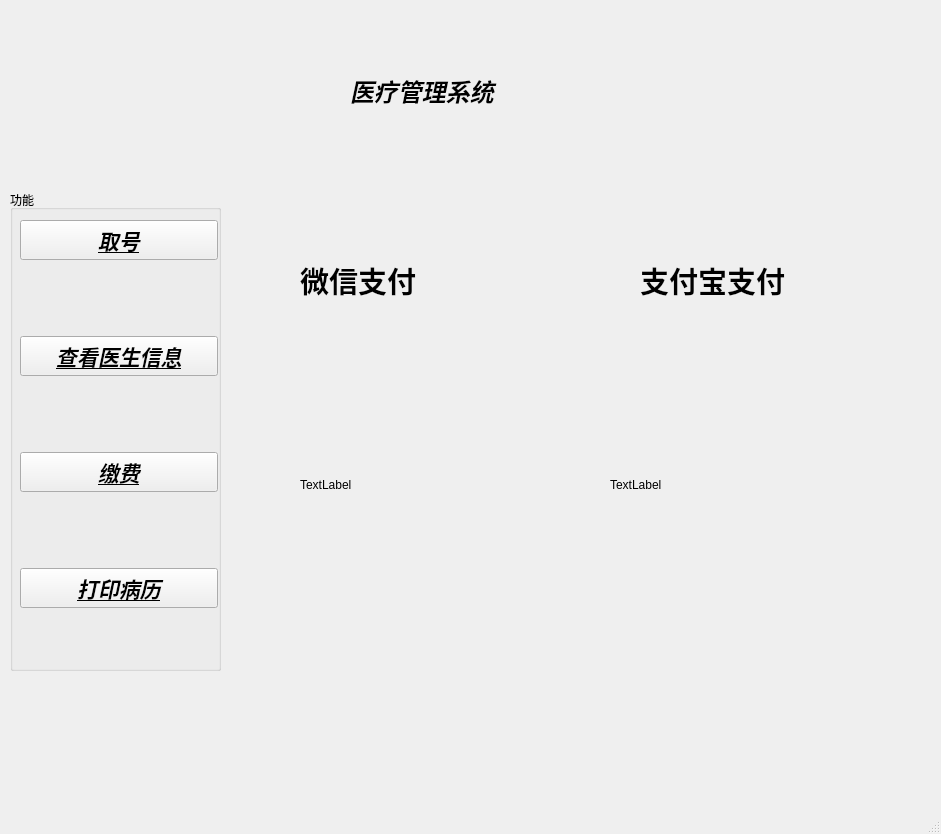
<?xml version="1.0" encoding="UTF-8"?>
<ui version="4.0">
 <class>MainWindow</class>
 <widget class="QMainWindow" name="MainWindow">
  <property name="geometry">
   <rect>
    <x>0</x>
    <y>0</y>
    <width>941</width>
    <height>834</height>
   </rect>
  </property>
  <property name="windowTitle">
   <string>MainWindow</string>
  </property>
  <widget class="QWidget" name="centralwidget">
   <widget class="QGroupBox" name="groupBox">
    <property name="geometry">
     <rect>
      <x>10</x>
      <y>190</y>
      <width>211</width>
      <height>481</height>
     </rect>
    </property>
    <property name="title">
     <string>功能</string>
    </property>
   </widget>
   <widget class="QLabel" name="label">
    <property name="geometry">
     <rect>
      <x>350</x>
      <y>70</y>
      <width>241</width>
      <height>41</height>
     </rect>
    </property>
    <property name="font">
     <font>
      <family>Adobe Arabic</family>
      <pointsize>18</pointsize>
      <weight>75</weight>
      <italic>true</italic>
      <bold>true</bold>
     </font>
    </property>
    <property name="text">
     <string>医疗管理系统</string>
    </property>
   </widget>
   <widget class="QWidget" name="verticalLayoutWidget">
    <property name="geometry">
     <rect>
      <x>20</x>
      <y>150</y>
      <width>198</width>
      <height>531</height>
     </rect>
    </property>
    <layout class="QVBoxLayout" name="verticalLayout">
     <item>
      <widget class="QPushButton" name="pushButton_01">
       <property name="font">
        <font>
         <family>Adobe Arabic</family>
         <pointsize>16</pointsize>
         <weight>75</weight>
         <italic>true</italic>
         <bold>true</bold>
         <underline>true</underline>
        </font>
       </property>
       <property name="text">
        <string>取号</string>
       </property>
      </widget>
     </item>
     <item>
      <widget class="QPushButton" name="pushButton_02">
       <property name="font">
        <font>
         <family>Adobe Arabic</family>
         <pointsize>16</pointsize>
         <weight>75</weight>
         <italic>true</italic>
         <bold>true</bold>
         <underline>true</underline>
        </font>
       </property>
       <property name="text">
        <string>查看医生信息</string>
       </property>
      </widget>
     </item>
     <item>
      <widget class="QPushButton" name="pushButton_03">
       <property name="font">
        <font>
         <family>Adobe Arabic</family>
         <pointsize>16</pointsize>
         <weight>75</weight>
         <italic>true</italic>
         <bold>true</bold>
         <underline>true</underline>
        </font>
       </property>
       <property name="text">
        <string>缴费</string>
       </property>
      </widget>
     </item>
     <item>
      <widget class="QPushButton" name="pushButton_04">
       <property name="font">
        <font>
         <family>Adobe Arabic</family>
         <pointsize>16</pointsize>
         <weight>75</weight>
         <italic>true</italic>
         <bold>true</bold>
         <underline>true</underline>
        </font>
       </property>
       <property name="text">
        <string>打印病历</string>
       </property>
      </widget>
     </item>
    </layout>
   </widget>
   <widget class="QStackedWidget" name="stackedWidget">
    <property name="geometry">
     <rect>
      <x>260</x>
      <y>160</y>
      <width>621</width>
      <height>511</height>
     </rect>
    </property>
    <property name="currentIndex">
     <number>1</number>
    </property>
    <widget class="QWidget" name="page_4">
     <widget class="QLabel" name="label_23">
      <property name="geometry">
       <rect>
        <x>30</x>
        <y>110</y>
        <width>161</width>
        <height>41</height>
       </rect>
      </property>
      <property name="font">
       <font>
        <family>Adobe Arabic</family>
        <pointsize>16</pointsize>
        <weight>75</weight>
        <italic>true</italic>
        <bold>true</bold>
       </font>
      </property>
      <property name="text">
       <string>姓名：</string>
      </property>
     </widget>
     <widget class="QLabel" name="label_22">
      <property name="geometry">
       <rect>
        <x>30</x>
        <y>70</y>
        <width>161</width>
        <height>41</height>
       </rect>
      </property>
      <property name="font">
       <font>
        <family>Adobe Arabic</family>
        <pointsize>16</pointsize>
        <weight>75</weight>
        <italic>true</italic>
        <bold>true</bold>
       </font>
      </property>
      <property name="text">
       <string>输入病历号：</string>
      </property>
     </widget>
     <widget class="QPushButton" name="pushButton_9">
      <property name="geometry">
       <rect>
        <x>502</x>
        <y>107</y>
        <width>101</width>
        <height>41</height>
       </rect>
      </property>
      <property name="font">
       <font>
        <family>Adobe Arabic</family>
        <pointsize>14</pointsize>
        <weight>50</weight>
        <italic>false</italic>
        <bold>false</bold>
       </font>
      </property>
      <property name="text">
       <string>打印</string>
      </property>
     </widget>
     <widget class="QTextBrowser" name="textBrowser_11">
      <property name="geometry">
       <rect>
        <x>55</x>
        <y>201</y>
        <width>521</width>
        <height>291</height>
       </rect>
      </property>
     </widget>
     <widget class="QTextEdit" name="textEdit_12">
      <property name="geometry">
       <rect>
        <x>200</x>
        <y>120</y>
        <width>250</width>
        <height>30</height>
       </rect>
      </property>
     </widget>
     <widget class="QTextEdit" name="textEdit_7">
      <property name="geometry">
       <rect>
        <x>200</x>
        <y>70</y>
        <width>250</width>
        <height>30</height>
       </rect>
      </property>
     </widget>
    </widget>
    <widget class="QWidget" name="page_3">
     <widget class="QLabel" name="label_21">
      <property name="geometry">
       <rect>
        <x>380</x>
        <y>90</y>
        <width>211</width>
        <height>61</height>
       </rect>
      </property>
      <property name="font">
       <font>
        <family>Adobe Arabic</family>
        <pointsize>22</pointsize>
        <weight>75</weight>
        <bold>true</bold>
       </font>
      </property>
      <property name="text">
       <string>支付宝支付</string>
      </property>
     </widget>
     <widget class="QLabel" name="label_20">
      <property name="geometry">
       <rect>
        <x>40</x>
        <y>90</y>
        <width>181</width>
        <height>61</height>
       </rect>
      </property>
      <property name="font">
       <font>
        <family>Adobe Arabic</family>
        <pointsize>22</pointsize>
        <weight>75</weight>
        <bold>true</bold>
       </font>
      </property>
      <property name="text">
       <string>微信支付</string>
      </property>
     </widget>
     <widget class="QLabel" name="label_2">
      <property name="geometry">
       <rect>
        <x>40</x>
        <y>200</y>
        <width>250</width>
        <height>250</height>
       </rect>
      </property>
      <property name="text">
       <string>TextLabel</string>
      </property>
     </widget>
     <widget class="QLabel" name="label_3">
      <property name="geometry">
       <rect>
        <x>350</x>
        <y>200</y>
        <width>250</width>
        <height>250</height>
       </rect>
      </property>
      <property name="text">
       <string>TextLabel</string>
      </property>
     </widget>
    </widget>
    <widget class="QWidget" name="page">
     <widget class="QPushButton" name="pushButton_5">
      <property name="geometry">
       <rect>
        <x>70</x>
        <y>430</y>
        <width>141</width>
        <height>51</height>
       </rect>
      </property>
      <property name="font">
       <font>
        <family>Adobe Arabic</family>
        <pointsize>20</pointsize>
        <weight>75</weight>
        <italic>true</italic>
        <bold>true</bold>
        <underline>true</underline>
       </font>
      </property>
      <property name="text">
       <string>提交</string>
      </property>
     </widget>
     <widget class="QTextBrowser" name="textBrowser_3">
      <property name="geometry">
       <rect>
        <x>140</x>
        <y>280</y>
        <width>230</width>
        <height>30</height>
       </rect>
      </property>
     </widget>
     <widget class="QTextBrowser" name="textBrowser_5">
      <property name="geometry">
       <rect>
        <x>520</x>
        <y>340</y>
        <width>80</width>
        <height>30</height>
       </rect>
      </property>
     </widget>
     <widget class="QLabel" name="label_16">
      <property name="geometry">
       <rect>
        <x>10</x>
        <y>220</y>
        <width>121</width>
        <height>41</height>
       </rect>
      </property>
      <property name="font">
       <font>
        <family>Adobe Arabic</family>
        <pointsize>14</pointsize>
        <weight>75</weight>
        <bold>true</bold>
       </font>
      </property>
      <property name="text">
       <string>选择科室：</string>
      </property>
     </widget>
     <widget class="QComboBox" name="comboBox_4">
      <property name="geometry">
       <rect>
        <x>140</x>
        <y>220</y>
        <width>230</width>
        <height>30</height>
       </rect>
      </property>
     </widget>
     <widget class="QTextBrowser" name="textBrowser_4">
      <property name="geometry">
       <rect>
        <x>140</x>
        <y>340</y>
        <width>230</width>
        <height>30</height>
       </rect>
      </property>
     </widget>
     <widget class="QLabel" name="label_12">
      <property name="geometry">
       <rect>
        <x>10</x>
        <y>150</y>
        <width>121</width>
        <height>41</height>
       </rect>
      </property>
      <property name="font">
       <font>
        <family>Adobe Arabic</family>
        <pointsize>14</pointsize>
        <weight>75</weight>
        <bold>true</bold>
       </font>
      </property>
      <property name="text">
       <string>身份证号：</string>
      </property>
     </widget>
     <widget class="QPushButton" name="pushButton_6">
      <property name="geometry">
       <rect>
        <x>430</x>
        <y>430</y>
        <width>131</width>
        <height>51</height>
       </rect>
      </property>
      <property name="font">
       <font>
        <family>Adobe Arabic</family>
        <pointsize>20</pointsize>
        <weight>75</weight>
        <italic>true</italic>
        <bold>true</bold>
        <underline>true</underline>
       </font>
      </property>
      <property name="text">
       <string>取消</string>
      </property>
     </widget>
     <widget class="QLabel" name="label_13">
      <property name="geometry">
       <rect>
        <x>230</x>
        <y>80</y>
        <width>202</width>
        <height>29</height>
       </rect>
      </property>
      <property name="font">
       <font>
        <family>Adobe Arabic</family>
        <pointsize>14</pointsize>
        <weight>75</weight>
        <bold>true</bold>
       </font>
      </property>
      <property name="text">
       <string>性别：</string>
      </property>
     </widget>
     <widget class="QLabel" name="label_18">
      <property name="geometry">
       <rect>
        <x>10</x>
        <y>330</y>
        <width>121</width>
        <height>41</height>
       </rect>
      </property>
      <property name="font">
       <font>
        <family>Adobe Arabic</family>
        <pointsize>14</pointsize>
        <weight>75</weight>
        <bold>true</bold>
       </font>
      </property>
      <property name="text">
       <string>序号：</string>
      </property>
     </widget>
     <widget class="QLabel" name="label_14">
      <property name="geometry">
       <rect>
        <x>427</x>
        <y>90</y>
        <width>202</width>
        <height>29</height>
       </rect>
      </property>
      <property name="font">
       <font>
        <family>Adobe Arabic</family>
        <pointsize>14</pointsize>
        <weight>75</weight>
        <bold>true</bold>
       </font>
      </property>
      <property name="text">
       <string>年龄：</string>
      </property>
     </widget>
     <widget class="QLabel" name="label_11">
      <property name="geometry">
       <rect>
        <x>210</x>
        <y>20</y>
        <width>251</width>
        <height>41</height>
       </rect>
      </property>
      <property name="font">
       <font>
        <family>Adobe Arabic</family>
        <pointsize>20</pointsize>
        <weight>75</weight>
        <italic>true</italic>
        <bold>true</bold>
       </font>
      </property>
      <property name="text">
       <string>请完善基本信息</string>
      </property>
     </widget>
     <widget class="QLabel" name="label_19">
      <property name="geometry">
       <rect>
        <x>390</x>
        <y>330</y>
        <width>121</width>
        <height>41</height>
       </rect>
      </property>
      <property name="font">
       <font>
        <family>Adobe Arabic</family>
        <pointsize>14</pointsize>
        <weight>75</weight>
        <bold>true</bold>
       </font>
      </property>
      <property name="text">
       <string>前面人数：</string>
      </property>
     </widget>
     <widget class="QTextEdit" name="textEdit_6">
      <property name="geometry">
       <rect>
        <x>140</x>
        <y>150</y>
        <width>300</width>
        <height>30</height>
       </rect>
      </property>
     </widget>
     <widget class="QComboBox" name="comboBox_3">
      <property name="geometry">
       <rect>
        <x>510</x>
        <y>80</y>
        <width>91</width>
        <height>30</height>
       </rect>
      </property>
      <item>
       <property name="text">
        <string>男</string>
       </property>
      </item>
      <item>
       <property name="text">
        <string>女</string>
       </property>
      </item>
     </widget>
     <widget class="QLabel" name="label_17">
      <property name="geometry">
       <rect>
        <x>10</x>
        <y>270</y>
        <width>121</width>
        <height>41</height>
       </rect>
      </property>
      <property name="font">
       <font>
        <family>Adobe Arabic</family>
        <pointsize>14</pointsize>
        <weight>75</weight>
        <bold>true</bold>
       </font>
      </property>
      <property name="text">
       <string>病历号：</string>
      </property>
     </widget>
     <widget class="QTextEdit" name="textEdit_5">
      <property name="geometry">
       <rect>
        <x>310</x>
        <y>80</y>
        <width>80</width>
        <height>30</height>
       </rect>
      </property>
     </widget>
     <widget class="QTextEdit" name="textEdit_8">
      <property name="geometry">
       <rect>
        <x>120</x>
        <y>80</y>
        <width>80</width>
        <height>30</height>
       </rect>
      </property>
     </widget>
     <widget class="QLabel" name="label_24">
      <property name="geometry">
       <rect>
        <x>10</x>
        <y>80</y>
        <width>201</width>
        <height>29</height>
       </rect>
      </property>
      <property name="font">
       <font>
        <family>Adobe Arabic</family>
        <pointsize>14</pointsize>
        <weight>75</weight>
        <bold>true</bold>
       </font>
      </property>
      <property name="text">
       <string>姓名：</string>
      </property>
     </widget>
     <zorder>label_24</zorder>
     <zorder>label_13</zorder>
     <zorder>textEdit_5</zorder>
     <zorder>pushButton_5</zorder>
     <zorder>textBrowser_3</zorder>
     <zorder>textBrowser_5</zorder>
     <zorder>label_16</zorder>
     <zorder>comboBox_4</zorder>
     <zorder>textBrowser_4</zorder>
     <zorder>label_12</zorder>
     <zorder>pushButton_6</zorder>
     <zorder>label_18</zorder>
     <zorder>label_14</zorder>
     <zorder>label_11</zorder>
     <zorder>label_19</zorder>
     <zorder>textEdit_6</zorder>
     <zorder>comboBox_3</zorder>
     <zorder>label_17</zorder>
     <zorder>textEdit_8</zorder>
    </widget>
    <widget class="QWidget" name="page_2">
     <widget class="QTextBrowser" name="textBrowser_6">
      <property name="geometry">
       <rect>
        <x>310</x>
        <y>10</y>
        <width>300</width>
        <height>490</height>
       </rect>
      </property>
     </widget>
     <widget class="QListView" name="listView">
      <property name="geometry">
       <rect>
        <x>70</x>
        <y>10</y>
        <width>191</width>
        <height>490</height>
       </rect>
      </property>
     </widget>
    </widget>
   </widget>
  </widget>
  <widget class="QMenuBar" name="menubar">
   <property name="geometry">
    <rect>
     <x>0</x>
     <y>0</y>
     <width>941</width>
     <height>26</height>
    </rect>
   </property>
  </widget>
  <widget class="QStatusBar" name="statusbar"/>
 </widget>
 <resources/>
 <connections/>
</ui>
